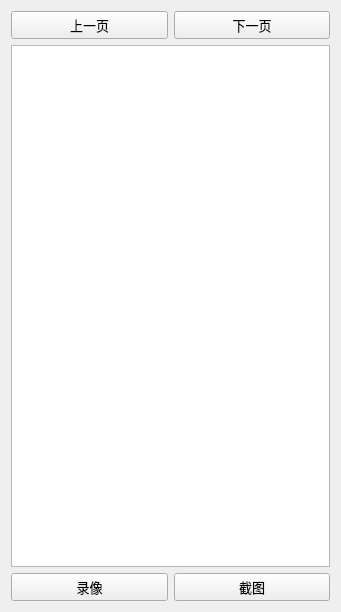
<?xml version="1.0" encoding="UTF-8"?>
<ui version="4.0">
 <class>StitchWidget</class>
 <widget class="QWidget" name="StitchWidget">
  <property name="geometry">
   <rect>
    <x>0</x>
    <y>0</y>
    <width>341</width>
    <height>612</height>
   </rect>
  </property>
  <property name="font">
   <font>
    <family>微软雅黑</family>
    <pointsize>10</pointsize>
   </font>
  </property>
  <property name="windowTitle">
   <string>Form</string>
  </property>
  <layout class="QGridLayout" name="gridLayout">
   <item row="2" column="1">
    <widget class="QPushButton" name="snapshotButton">
     <property name="text">
      <string>截图</string>
     </property>
    </widget>
   </item>
   <item row="0" column="0">
    <widget class="QPushButton" name="lastButton">
     <property name="text">
      <string>上一页</string>
     </property>
    </widget>
   </item>
   <item row="0" column="1">
    <widget class="QPushButton" name="nextButton">
     <property name="text">
      <string>下一页</string>
     </property>
    </widget>
   </item>
   <item row="1" column="0" colspan="2">
    <widget class="QGraphicsView" name="stitchView"/>
   </item>
   <item row="2" column="0">
    <widget class="QPushButton" name="recordButton">
     <property name="text">
      <string>录像</string>
     </property>
    </widget>
   </item>
  </layout>
  <zorder>lastButton</zorder>
  <zorder>recordButton</zorder>
  <zorder>stitchView</zorder>
  <zorder>nextButton</zorder>
  <zorder>snapshotButton</zorder>
 </widget>
 <resources/>
 <connections/>
</ui>
